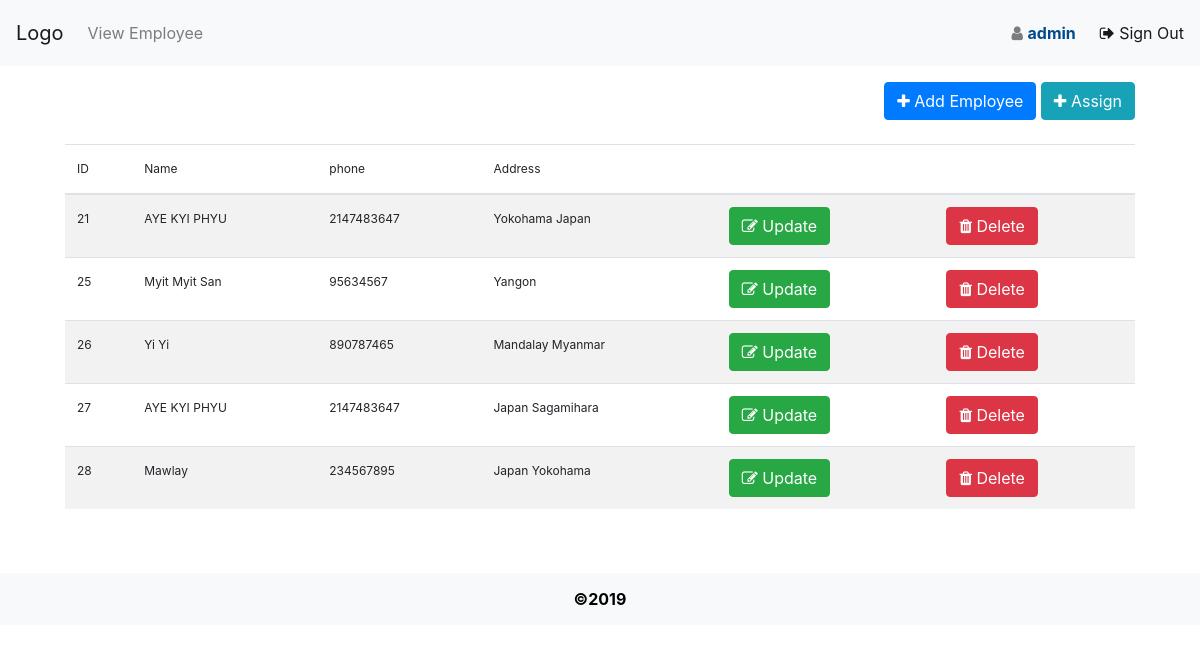
Page /Employee/dashboard.php on the committed database.
### tables this page shows
CREATE TABLE `employee` (
  `id` int(11) NOT NULL,
  `name` varchar(50) NOT NULL,
  `password` int(20) NOT NULL,
  `phone` int(20) NOT NULL,
  `address` varchar(300) NOT NULL
);

### Employee/dashboard.php (the view, shortened to what this page needs)
<?php
include( 'config.php' );
?>
<!doctype html>
<html>
<head>
<link rel="stylesheet" href="https://stackpath.bootstrapcdn.com/bootstrap/4.3.1/css/bootstrap.min.css">
<link rel="stylesheet" href="font-awesome-4.7.0/css/font-awesome.min.css">
<link rel="stylesheet" href="https://cdnjs.cloudflare.com/ajax/libs/tempusdominus-bootstrap-4/5.0.1/css/tempusdominus-bootstrap-4.min.css" />
<link rel="stylesheet" href="https://cdn.datatables.net/1.10.20/css/dataTables.bootstrap4.min.css">
<link rel="stylesheet" href="css/reset.css">
<link rel="stylesheet" href="css/style.css">
</head>
<body>
<div class="dashboard">
<nav class="navbar navbar-expand-lg navbar-light bg-light"> <a class="navbar-brand" href="#">Logo</a>
  <div class="collapse navbar-collapse" id="navbarText">
    <ul class="navbar-nav mr-auto">
      <li class="nav-item"> <a class="nav-link" href="dashboard.php">View Employee</a> </li>
    </ul>
    <?php
    $sql     = "SELECT * FROM admin";
    $result  = $connection->query($sql);
    while ($row = $result->fetch_assoc()) {
      echo " <span class='navbar-text mr-4'>
      <i class='fa fa-user' aria-hidden='true'></i> <strong class='font-weight-bold user'>
         {$row[ 'username' ]}
       </strong></span>";
    }
  ?>
     <span class="navbar-text signout">
      <a href="signout.php"><i class="fa fa-sign-out" aria-hidden="true"></i> Sign Out</a> </span> </div>
</nav>
<div class="col-md-11 mx-auto">
  <div  class="mt-3 table-responsive">
    <div class="float-right mb-4"> <a href="add.php">
      <button type="button" class="btn btn-primary"><i class="fa fa-plus" aria-hidden="true"></i> Add Employee</button>
      </a> <a href="assign.php">
      <button type="button" class="btn btn-info"><i class="fa fa-plus" aria-hidden="true"></i> Assign</button>
      </a> </div>
    <?php
     $sql = "SELECT id,name,phone,address FROM employee";
     $result = $connection->query( $sql );
    if ( $result->num_rows > 0 ) {
      echo "<table class='table table-striped'>";
      echo "<thead>";
      echo "<tr>";
      echo "<th scope='col'>ID</th>";
      echo "<th scope='col'>Name</th>";
      echo "<th scope='col'>phone</th>";
      echo "<th scope='col'>Address</th>";
      echo "<th scope='col'></th>";
      echo "<th scope='col'></th>";
      echo "</tr>";
      echo "</thead>";
      while ( $row = $result->fetch_assoc() ) {
        echo "<tr>";
        echo "<td>" . $row[ 'id' ] . "</td>";
        echo "<td>" . $row[ 'name' ] . "</td>";
        echo "<td>" . $row[ 'phone' ] . "</td>";
        echo "<td>" . $row[ 'address' ] . "</td>";
        echo "<td><a href='update.php?id=".$row['id']."'><button type='button' class='btn btn-success' name='update'><i class='fa fa-edit' aria-hidden='true'></i> Update</button></a></td>";
        echo "<td><a href='delete.php?id=".$row['id']."'><button type='button' class='btn btn-danger'><i class='fa fa-trash' aria-hidden='true'></i> Delete</button></a></td>";
        echo "</tr>";
      }
      echo "</table>";
    }
    ?>
  </div>
</div>
<footer class="bg-light footer mt-5">&copy;2019</footer>
</body>
</html>

### Employee/css/style.css (style rules this page uses)
body { font-family: -apple-system, BlinkMacSystemFont, "Helvetica Neue", "Yu Gothic", "Helvetica Neue", YuGothic, Verdana, Meiryo, sans-serif; font-size: 16px; font-weight: 400; line-height: 2; overflow-x: hidden; box-sizing: border-box; color: #686868; }
ul { list-style-type: none; margin: 0; padding: 0; }
a { color: #000; text-decoration: none; -webkit-transition: color, background-color, border-color, opacity 0.5s; -o-transition: color, background-color, border-color, opacity 0.5s; transition: color, background-color, border-color, opacity 0.5s; }
li { position: relative; }
.user { color: #004A8C ; }
.dashboard { width: 100%; }
.footer { text-align: center; color: #000; font-weight: bold; padding: 10px; }
.table { font-size: 12px; }

### rows in the picture
employee: id "21", name "AYE KYI PHYU", phone "2147483647", address "Yokohama Japan"
employee: id "25", name "Myit Myit San", phone "95634567", address "Yangon"
employee: id "26", name "Yi Yi", phone "890787465", address "Mandalay Myanmar"
employee: id "27", name "AYE KYI PHYU", phone "2147483647", address "Japan Sagamihara"
employee: id "28", name "Mawlay", phone "234567895", address "Japan Yokohama"

### other values in the picture
$row[ 'username' ] "admin"
